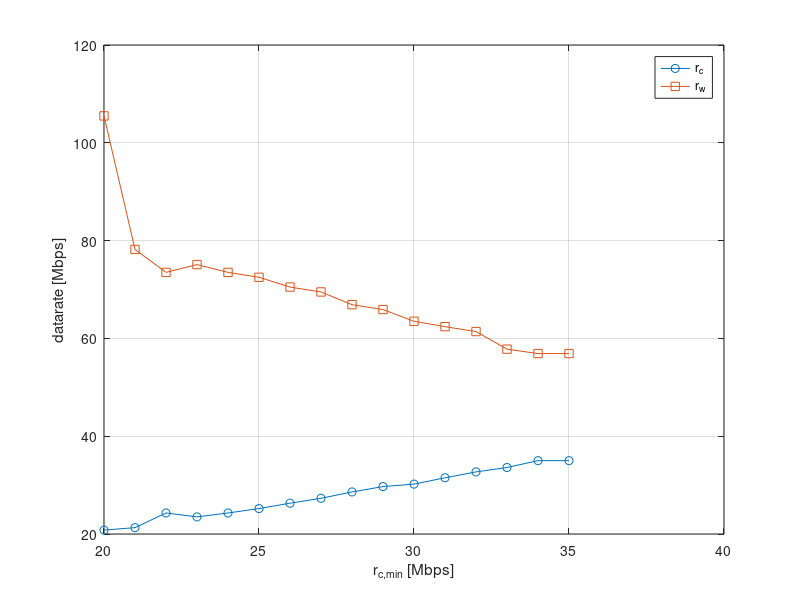
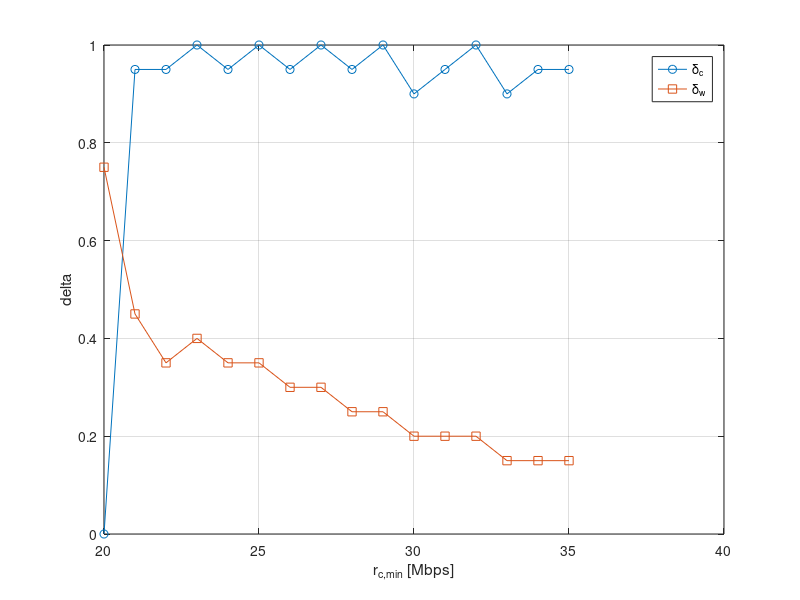

Source code (MATLAB) for these figures, in order:
r_c_min_vec = 20:1:35;
r_c_vec = [0.0208	0.0213	0.0243	0.0235	0.0243	0.0252	0.0263	0.0273	0.0286	0.0297	0.0302	0.0315	0.0327	0.0336	0.035	0.035];
r_w_vec = [0.1055	0.0782	0.0735	0.0751	0.0735	0.0725	0.0705	0.0695	0.0669	0.0659	0.0635	0.0624	0.0614	0.0578	0.0569	0.0569];
delta_c_vec = [0	0.95	0.95	1	0.95	1	0.95	1	0.95	1	0.9	0.95	1	0.9	0.95	0.95];
delta_w_vec = [0.75	0.45	0.35	0.4	0.35	0.35	0.3	0.3	0.25	0.25	0.2	0.2	0.2	0.15	0.15	0.15];

figure(1);
plot(r_c_min_vec, r_c_vec*1e3, 'o-');
hold on;
plot(r_c_min_vec, r_w_vec*1e3, 's-');

box on;
grid on;
xlabel("r_{c,min} [Mbps]")
ylabel("datarate [Mbps]")
legend('r_c', 'r_w')


figure(2);
plot(r_c_min_vec, delta_c_vec, 'o-');
hold on;
plot(r_c_min_vec, delta_w_vec, 's-');

box on;
grid on;
xlabel("r_{c,min} [Mbps]")
ylabel("\delta")
legend('\delta_c', '\delta_w')


